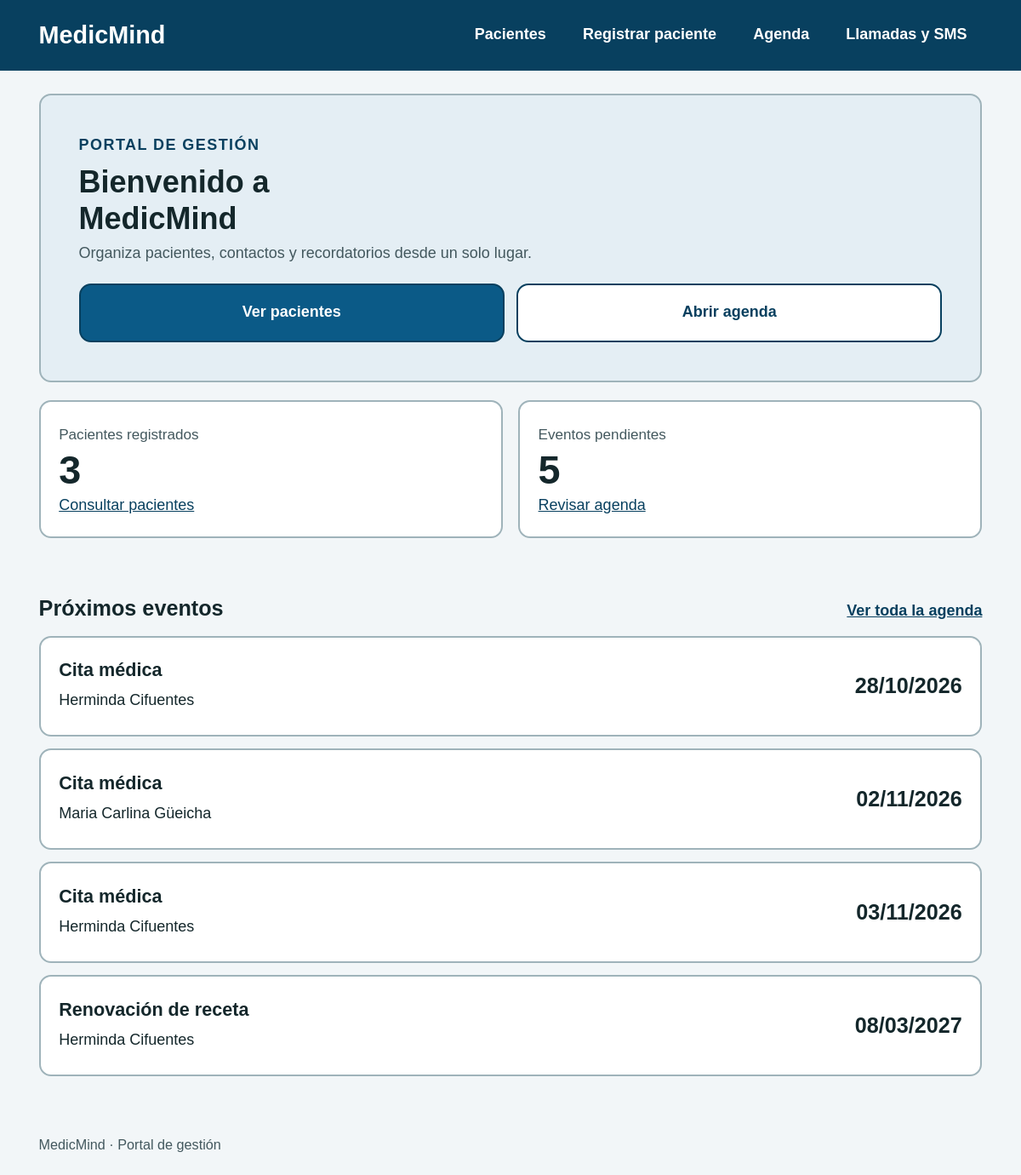
The page / on the database its author committed.
### Medicmind/models.py (models this page shows, shortened)
class Evento(models.Model):
    TIPOS = [
        ('CITA', 'Cita médica'),
        ('RETIRO', 'Retiro de medicamentos'),
        ('RENOVACION', 'Renovación de receta'),
    ]
    ESTADOS_LLAMADA = [
        ('CONFIRMADO', 'Confirmado'),
        ('RECHAZADO', 'Rechazado'),
        ('SIN_RESPUESTA', 'Sin respuesta'),
    ]
    ESTADOS_RESPUESTA_SMS = [
        ('CONFIRMADO', 'Confirmado'),
        ('NO_CONFIRMADO', 'No confirmado'),
    ]
    ESTADOS = [
        ('PENDIENTE', 'Pendiente'),
        ('REALIZADA', 'Realizada'),
        ('CANCELADA', 'Cancelada'),
    ]
    tipo = models.CharField(max_length=20, choices=TIPOS)
    fecha = models.DateField()
    hora = models.TimeField(null=True, blank=True)
    estado = models.CharField(max_length=20, choices=ESTADOS, default='PENDIENTE')
    estado_llamada = models.CharField(
        max_length=20, choices=ESTADOS_LLAMADA, blank=True, default='',
    )
    detalle_llamada = models.TextField(blank=True, default='')
    estado_respuesta_sms = models.CharField(
        max_length=20, choices=ESTADOS_RESPUESTA_SMS, blank=True, default='',
    )
    vencimiento_respuesta_sms = models.DateTimeField(null=True, blank=True)
    intentos_llamada_sin_respuesta = models.PositiveSmallIntegerField(default=0)
    proximo_intento_llamada = models.DateTimeField(null=True, blank=True)
    vigencia_meses = models.PositiveSmallIntegerField(null=True, blank=True)
    adulto_mayor = models.ForeignKey(AdultoMayor, on_delete=models.CASCADE, related_name='eventos')
    receta = models.ForeignKey(Receta, on_delete=models.SET_NULL, null=True, blank=True, related_name='eventos')

class AdultoMayor(models.Model):
    DEPENCENCIA = [
        ('AUTONOMO', 'Autónomo'),
        ('PARCIAL', 'Dependiente Parcial'),
        ('COMPLETO', 'Dependiente Completo'),
    ]
    nombre = models.CharField(max_length=100)
    rut = models.CharField(max_length=12, unique=True)
    dependencia = models.CharField(max_length=20, choices=DEPENCENCIA)
    no_sabe_leer = models.BooleanField(default=False)
    cuidadores = models.ManyToManyField('CuidadorHogar', related_name='adultos_mayores', blank=True)

### Medicmind/views.py (the view)
# urls.py: path('', home_view, name='home'),
def home_view(request):
    proximos_eventos = (
        Evento.objects.filter(
            estado='PENDIENTE',
            fecha__gte=timezone.localdate(),
        )
        .select_related('adulto_mayor')
        .order_by('fecha')[:5]
    )
    return render(request, 'inicio.html', {
        'total_pacientes': AdultoMayor.objects.count(),
        'total_eventos_pendientes': Evento.objects.filter(estado='PENDIENTE').count(),
        'proximos_eventos': proximos_eventos,
    })

### Medicmind/templates/inicio.html (shortened to what this page needs)
{% extends "base.html" %}
{% block contenido %}
<section class="welcome">
  <p class="eyebrow">Portal de gestión</p>
  <h1>Bienvenido a MedicMind</h1>
  <p class="lead">Organiza pacientes, contactos y recordatorios desde un solo lugar.</p>
  <div class="actions">
    <a class="btn primary" href="{% url 'lista_pacientes' %}">Ver pacientes</a>
    <a class="btn" href="{% url 'lista_eventos' %}">Abrir agenda</a>
  </div>
</section>
<section aria-label="Resumen" class="grid two summary">
  <div class="card stat">
    <p class="meta">Pacientes registrados</p>
    <p class="stat-value">{{ total_pacientes }}</p>
    <a href="{% url 'lista_pacientes' %}">Consultar pacientes</a>
  </div>
  <div class="card stat">
    <p class="meta">Eventos pendientes</p>
    <p class="stat-value">{{ total_eventos_pendientes }}</p>
    <a href="{% url 'lista_eventos' %}?estado=PENDIENTE">Revisar agenda</a>
  </div>
</section>
<section aria-labelledby="proximos-titulo">
  <div class="head">
    <h2 id="proximos-titulo">Próximos eventos</h2>
    <a href="{% url 'lista_eventos' %}">Ver toda la agenda</a>
  </div>
  <div class="list">
    {% for evento in proximos_eventos %}
      <article class="card upcoming">
        <div>
          <h3>{{ evento.get_tipo_display }}</h3>
          <p>{{ evento.adulto_mayor.nombre }}</p>
        </div>
        <time class="when" datetime="{{ evento.fecha|date:'Y-m-d' }}">{{ evento.fecha|date:"d/m/Y" }}</time>
      </article>
    {% empty %}
      <div class="card vacio">
        <h3>No hay eventos próximos</h3>
        <p>Cuando programes una cita o retiro, aparecerá aquí.</p>
        <a href="{% url 'lista_pacientes' %}">Elegir paciente</a>
      </div>
    {% endfor %}
  </div>
</section>
{% endblock %}

### Medicmind/templates/base.html (shortened to what this page needs)
{% load static %}<!DOCTYPE html>
<html lang="es">
<head>
<link rel="stylesheet" href="{% static 'Medicmind/styles.css' %}">
</head>
<body>
<header><div class="in">
  <a class="brand" href="{% url 'home' %}">MedicMind</a>
  <nav aria-label="Principal">
    <a href="{% url 'lista_pacientes' %}"{% if request.resolver_match.url_name == 'lista_pacientes' or request.resolver_match.url_name == 'sugerir_canal' %} aria-current="page"{% endif %}>Pacientes</a>
    <a href="{% url 'registrar_paciente' %}"{% if request.resolver_match.url_name == 'registrar_paciente' %} aria-current="page"{% endif %}>Registrar paciente</a>
    <a href="{% url 'lista_eventos' %}">Agenda</a>
    <a href="{% url 'seguimiento_contactos' %}"{% if request.resolver_match.url_name == 'seguimiento_contactos' %} aria-current="page"{% endif %}>Llamadas y SMS</a>
  </nav>
</div></header>
<main>
{% block contenido %}{% endblock %}
</main>
<footer>MedicMind · Portal de gestión</footer>
</body>
</html>

### Medicmind/static/Medicmind/styles.css (style rules this page uses)
:root { --bg:#f2f6f8;--ink:#14272b;--muted:#43585e;--line:#9fb3ba;--primary:#0b5a87;--primary-d:#08405f;--ok:#17622f;--ok-bg:#e1f3e6;--warn:#6e4300;--warn-bg:#ffefcc;--bad:#a01d17;--bad-bg:#fde4e1;--r:14px }
* { box-sizing:border-box }
html { font-size:112.5% }
body { margin:0;background:var(--bg);color:var(--ink);font-family:"Atkinson Hyperlegible",Verdana,Tahoma,sans-serif;line-height:1.55 }
a { color:var(--primary-d) }
header { background:var(--primary-d);color:#fff }
header .in { max-width:64rem;margin:auto;padding:.8rem 1.2rem;display:flex;flex-wrap:wrap;align-items:center;justify-content:space-between;gap:.6rem 1.5rem }
.brand { font-size:1.6rem;font-weight:700;color:#fff;text-decoration:none }
nav { display:flex;flex-wrap:wrap;gap:.4rem }
nav a { color:#fff;text-decoration:none;font-weight:700;padding:.6rem 1rem;border-radius:var(--r);min-height:3rem;display:inline-flex;align-items:center }
main { max-width:64rem;margin:auto;padding:1.5rem 1.2rem 3rem }
h1 { font-size:2rem;margin:.2rem 0 .3rem;line-height:1.2 }
h2 { font-size:1.4rem;margin:2rem 0 .7rem }
h3 { margin:0 0 .3rem;font-size:1.2rem }
.lead { color:var(--muted);margin:0 0 1.2rem }
.meta { color:var(--muted);font-size:.95rem }
.grid { display:grid;gap:1rem }
@media (min-width:48rem) { .grid.two { grid-template-columns:1fr 1fr } }
.card { background:#fff;border:2px solid var(--line);border-radius:var(--r);padding:1.2rem }
.card p { margin:.25rem 0 }
.when { font-size:1.4rem;font-weight:700 }
.btn { display:inline-flex;align-items:center;justify-content:center;gap:.5rem;min-height:3.8rem;padding:.6rem 1.4rem;border-radius:var(--r);border:2px solid var(--primary-d);background:#fff;color:var(--primary-d);font:inherit;font-weight:700;text-decoration:none;cursor:pointer }
.btn.primary { background:var(--primary);color:#fff }
.actions { display:flex;flex-wrap:wrap;gap:.8rem;margin-top:1rem }
.actions .btn { flex:1 1 12rem }
.head { display:flex;flex-wrap:wrap;align-items:baseline;justify-content:space-between;gap:.5rem }
.head a { font-weight:700 }
.list .card { margin-bottom:.8rem }
footer { max-width:64rem;margin:auto;padding:0 1.2rem 2rem;color:var(--muted);font-size:.9rem }
.welcome { background:#e4eef4;border:2px solid var(--line);border-radius:var(--r);padding:clamp(1.25rem,4vw,2.5rem);margin-bottom:1.2rem }
.welcome h1 { max-width:18ch }
.eyebrow { text-transform:uppercase;letter-spacing:.08em;font-weight:700;color:var(--primary-d);margin:0 0 .4rem }
.summary { margin-bottom:1.5rem }
.stat-value { font-size:2.6rem;font-weight:700;line-height:1;margin:.35rem 0 .8rem }
.upcoming { display:flex;flex-wrap:wrap;align-items:center;justify-content:space-between;gap:1rem }
.upcoming .when { white-space:nowrap }

### rows shown on the page
Evento: tipo "Cita médica", adulto_mayor.nombre "Herminda Cifuentes", fecha "28/10/2026"
Evento: tipo "Cita médica", adulto_mayor.nombre "Maria Carlina Güeicha", fecha "02/11/2026"
Evento: tipo "Cita médica", adulto_mayor.nombre "Herminda Cifuentes", fecha "03/11/2026"
Evento: tipo "Renovación de receta", adulto_mayor.nombre "Herminda Cifuentes", fecha "08/03/2027"

### other values the page prints
{{ total_pacientes }} "3"
{{ total_eventos_pendientes }} "5"
